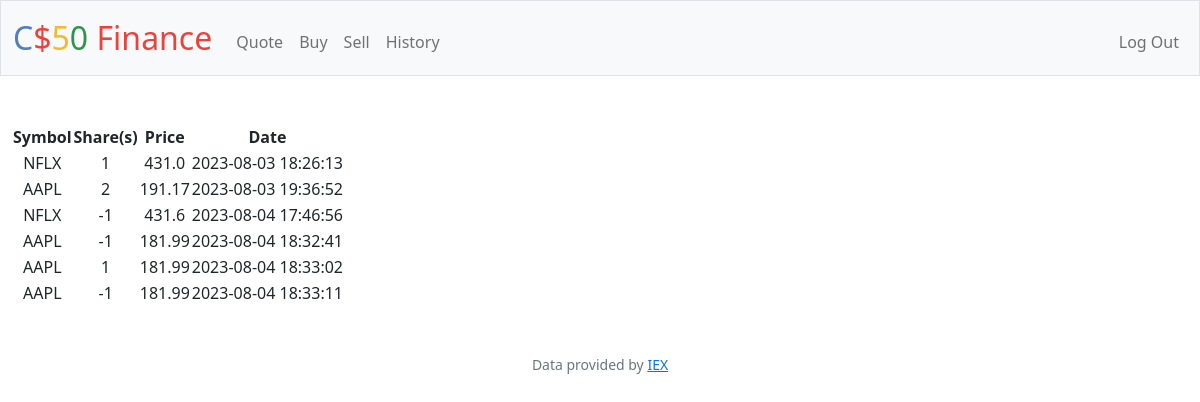
Screenshot of /history (signed in) with the database file from the repository.
### tables this page shows
CREATE TABLE 'transactions' ('id' INTEGER PRIMARY KEY AUTOINCREMENT NOT NULL, 'user_id' INTEGER, 'symbol' TEXT, 'shares' INTEGER, 'price' REAL, 'date' DATETIME);

### app.py (the view)
@app.route("/history")
@login_required
def history():
    user_id = session["user_id"]
    transactions_db = db.execute("SELECT * FROM transactions WHERE user_id = :id", id=user_id)
    return render_template("history.html", transactions=transactions_db)

### app.py (called while the page is built)
@app.after_request
def after_request(response):
    response.headers["Cache-Control"] = "no-cache, no-store, must-revalidate"
    response.headers["Expires"] = 0
    response.headers["Pragma"] = "no-cache"
    return response

### helpers.py (called while the page is built)
def login_required(f):
    @wraps(f)
    def decorated_function(*args, **kwargs):
        if session.get("user_id") is None:
            return redirect("/login")
        return f(*args, **kwargs)
    return decorated_function

### templates/history.html (shortened to what this page needs)
{% extends "layout.html" %}
{% block main %}
    <table>
        <thead>
            <tr>
                <th>Symbol</th>
                <th>Share(s)</th>
                <th>Price</th>
                <th>Date</th>
            </tr>
        </thead>
        <tbody>
            {% for row in transactions %}
            <tr>
                <td>{{ row["symbol"] }}</td>
                <td>{{ row["shares"] }}</td>
                <td>{{ row["price"] }}</td>
                <td>{{ row["date"] }}</td>
            </tr>
            {% endfor %}
        </tbody>
    </table>
{% endblock %}

### templates/layout.html (shortened to what this page needs)
<!DOCTYPE html>
<html lang="en">
    <head>
        <link href="https://cdn.jsdelivr.net/npm/bootstrap@5.1.3/dist/css/bootstrap.min.css" rel="stylesheet">
        <link href="/static/styles.css" rel="stylesheet">
    </head>
    <body>
        <nav class="bg-light border navbar navbar-expand-md navbar-light">
            <div class="container-fluid">
                <a class="navbar-brand" href="/"><span class="blue">C</span><span class="red">$</span><span class="yellow">5</span><span class="green">0</span> <span class="red">Finance</span></a>
                <div class="collapse navbar-collapse" id="navbar">
                    {% if session["user_id"] %}
                        <ul class="navbar-nav me-auto mt-2">
                            <li class="nav-item"><a class="nav-link" href="/quote">Quote</a></li>
                            <li class="nav-item"><a class="nav-link" href="/buy">Buy</a></li>
                            <li class="nav-item"><a class="nav-link" href="/sell">Sell</a></li>
                            <li class="nav-item"><a class="nav-link" href="/history">History</a></li>
                        </ul>
                        <ul class="navbar-nav ms-auto mt-2">
                            <li class="nav-item"><a class="nav-link" href="/logout">Log Out</a></li>
                        </ul>
                    {% else %}
                        <ul class="navbar-nav ms-auto mt-2">
                            <li class="nav-item"><a class="nav-link" href="/register">Register</a></li>
                            <li class="nav-item"><a class="nav-link" href="/login">Log In</a></li>
                        </ul>
                    {% endif %}
                </div>
            </div>
        </nav>
        <main class="container-fluid py-5 text-center">
            {% block main %}{% endblock %}
        </main>
        <footer class="mb-5 small text-center text-muted">
            Data provided by <a href="https://iexcloud.io/">IEX</a>
        </footer>
    </body>
</html>

### static/styles.css (style rules this page uses)
nav .navbar-brand { font-size: xx-large; }
nav .navbar-brand .blue { color: #537fbe; }
nav .navbar-brand .red { color: #ea433b; }
nav .navbar-brand .yellow { color: #f5b82e; }
nav .navbar-brand .green { color: #2e944b; }

### rows the page displays
transactions: symbol "NFLX", shares "1", price "431.0", date "2023-08-03 18:26:13"
transactions: symbol "AAPL", shares "2", price "191.17", date "2023-08-03 19:36:52"
transactions: symbol "NFLX", shares "-1", price "431.6", date "2023-08-04 17:46:56"
transactions: symbol "AAPL", shares "-1", price "181.99", date "2023-08-04 18:32:41"
transactions: symbol "AAPL", shares "1", price "181.99", date "2023-08-04 18:33:02"
transactions: symbol "AAPL", shares "-1", price "181.99", date "2023-08-04 18:33:11"
